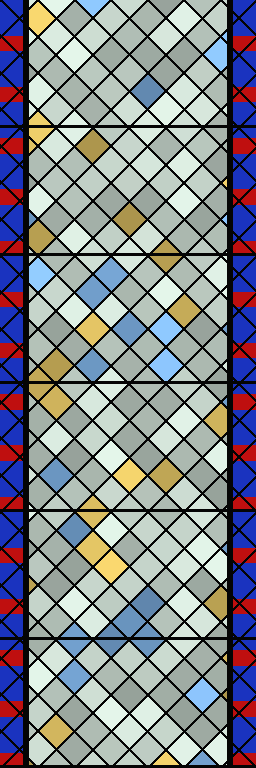
#> input picture stay/blender/components/cathedral/_tex/grisaille.png, 256 x 768 px
$ python -i fx.py   (imports and definitions only)
#> lines starting #> are read from the running program, lines starting #| are printed output that depends on the picture
# tools/fx.py: the film's drawn effects, all ours, as flat pictures the film lays in the world (assets/fx):
#   ripple.png  4x4 sheet: rings on the water spreading from a point, two white lines with a deeper blue under each,
#               breaking into dashes and thinning as they go (the anime pond: a ring per paddle, a ring per drop)
#   splash.png  4x4 sheet: a crown splash, white with the goose's navy line and a pale blue shade side
#   sigil.png   the summoning circle drawn on the mud: rings, a seven-point star, a band of our own runes, the goose's
#               own foot in the middle; gold lines on a soft glow
#   rune-K.png  six columns of runes for the stones' faces, the same hand
# run: uv run -q --with pillow --with numpy --with scipy python tools/fx.py OUT_DIR
import sys, math, numpy as np
from PIL import Image, ImageDraw, ImageFilter
out = sys.argv[1]; rng = np.random.default_rng(5)
NAVY = (28, 38, 61, 255)
def sheet(cells, n=4):
    s = cells[0].size[0]; im = Image.new("RGBA", (s * n, s * n), (0, 0, 0, 0))
    for k, c in enumerate(cells): im.paste(c, ((k % n) * s, (k // n) * s))
    return im
def noise1(a, seed, f=5):   # smooth periodic noise round a circle
    return sum(math.sin(a * (f + i * 3) + seed * (i + 1) * 1.7) / (i + 1) for i in range(3)) / 1.8
# ---- ripples
S, SS = 512, 3
cells = []
# [14 lines not run here, left out]
def tear(x, y, rd, vx, vy, pad=0.0):
    """a drop in flight: round at its front, drawn out to a point behind it along its flight (v6: no round beads)"""
    l = math.hypot(vx, vy) or 1; fx, fy = vx / l, vy / l; R = rd + pad; tail = rd * 2.9 + pad * 1.4
    pts = [(x + R * math.cos(a) * fx - R * math.sin(a) * -fy * 0 + (R * math.cos(a) * fx - R * math.sin(a) * fy) * 0, 0) for a in []]
    for k in range(13):   # the front half-circle, from one side round to the other
        a = -math.pi / 2 + math.pi * k / 12; c, s_ = math.cos(a), math.sin(a)
        pts.append((x + R * (c * fx - s_ * fy), y + R * (c * fy + s_ * fx)))
    pts.append((x - fx * tail, y - fy * tail))
    return pts
# ---- the crown splash: a wall of water rising in round tongues, their tips pinching off to drops that fly and fall
cells = []
TONGUES = [(x, 0.55 + 0.45 * math.sin(math.pi * (x + 1) / 2) ** 0.5 * (0.8 + 0.4 * np.random.default_rng(i).random())) for i, x in enumerate(np.linspace(-0.85, 0.85, 7))]
# [33 lines not run here, left out]
# ---- runes: each a few strokes on a 3x4 grid, a hooked or round end now and then
def rune(d, x, y, sz, r, w, col):
    pts = [(x + (i % 3 - 1) * sz * 0.4, y + (i // 3 - 1.5) * sz * 0.33) for i in range(12)]
    a = int(r.integers(0, 12))
    for _ in range(int(r.integers(2, 5))):
        b = int(r.integers(0, 12))
        if b != a: d.line([pts[a], pts[b]], fill=col, width=w, joint="curve"); a = b
    if r.random() < 0.4: p = pts[int(r.integers(0, 12))]; d.ellipse([p[0] - sz * 0.1, p[1] - sz * 0.1, p[0] + sz * 0.1, p[1] + sz * 0.1], outline=col, width=w)
def glow(line_img, core=(255, 236, 160), hot=(255, 196, 40), halo=(255, 80, 190)):
    a = np.asarray(line_img.split()[3]).astype(float) / 255
    from scipy import ndimage
    g1 = ndimage.gaussian_filter(a, line_img.size[0] / 300); g2 = ndimage.gaussian_filter(a, line_img.size[0] / 90)
    rgb = np.zeros(a.shape + (3,)); al = np.clip(np.maximum.reduce([a, g1 * 1.6, g2 * 1.1]), 0, 1)
    for i in range(3): rgb[..., i] = (core[i] * a + hot[i] * np.clip(g1 * 1.6 - a, 0, 1) + halo[i] * np.clip(g2 * 1.1 - g1 * 1.6, 0, 1)) / np.maximum(al, 1e-4)
    return Image.fromarray(np.dstack([np.clip(rgb, 0, 255), al * 255]).astype(np.uint8), "RGBA")
W = 2048; im = Image.new("RGBA", (W, W), (0, 0, 0, 0)); d = ImageDraw.Draw(im); c = W / 2; col = (255, 255, 255, 255)
#> im: PIL image 2048x2048 RGBA; every value is 0
def wobbly(R, w, seed, wob=6):
    pts = [(c + (R + wob * noise1(j / 360 * 6.283, seed, 3)) * math.cos(j / 360 * 6.283), c + (R + wob * noise1(j / 360 * 6.283, seed, 3)) * math.sin(j / 360 * 6.283)) for j in range(361)]
    d.line(pts, fill=col, width=w, joint="curve")
# [1 line not run here, left out]
star = [(c + 700 * math.cos(-math.pi / 2 + j * 2 * math.pi * 3 / 7), c + 700 * math.sin(-math.pi / 2 + j * 2 * math.pi * 3 / 7)) for j in range(8)]
# [3 lines not run here, left out]
r = np.random.default_rng(11)
# [4 lines not run here, left out]
# the goose's foot: three webbed toes
foot = [(c, c + 230), (c - 250, c - 170), (c - 120, c - 120), (c, c - 290), (c + 120, c - 120), (c + 250, c - 170)]
# [3 lines not run here, left out]
# the same circle as a sticker for the trip's gates: gold lines on the navy line and the cream halo, no glow (the glow
# veiled everything behind a gate that passed the lens)
from scipy import ndimage as _nd
_a = np.asarray(im.split()[3]) > 100; _line = _nd.binary_dilation(_a, iterations=7); _halo = _nd.binary_dilation(_line, iterations=8)
#> _a: shape (2048, 2048) bool; every value is 0
#> `im = Image.new("RGBA", (512, 512), (0, 0, 0, 0)); d = ImageDraw.Draw(i..`: im: PIL image 512x512 RGBA; every value is 0
_g = np.zeros((W, W, 4), np.uint8); _g[_halo] = (255, 253, 246, 255); _g[_line] = NAVY; _g[_a] = (255, 206, 48, 255)
# [6 lines not run here, left out]
# ---- a webbed footprint pressed in mud (foot.png, toes up), and the same foot stamped on the lens in wet mud with
# splats round it (stamp.png)
def webbed(d, cx, cy, s, col):   # a goose's foot from above: three splayed toes, the web scooped between them, claws
    heel = (cx, cy + 0.62 * s); tips = [(cx - 0.98 * s, cy - 0.78 * s), (cx, cy - 1.22 * s), (cx + 0.98 * s, cy - 0.78 * s)]
    web = [heel, tips[0]]
    for t0, t1 in ((tips[0], tips[1]), (tips[1], tips[2])):   # each web edge sags back toward the heel
        for k in range(1, 10):
            u = k / 10; mx, my = t0[0] + (t1[0] - t0[0]) * u, t0[1] + (t1[1] - t0[1]) * u; sag = 0.32 * s * math.sin(math.pi * u)
            vx, vy = heel[0] - mx, heel[1] - my; l = math.hypot(vx, vy); web.append((mx + vx / l * sag, my + vy / l * sag))
        web.append(t1)
    d.polygon(web + [heel], fill=col)
    for tp in tips:
        d.line([heel, tp], fill=col, width=int(0.2 * s)); d.ellipse([tp[0] - 0.12 * s, tp[1] - 0.12 * s, tp[0] + 0.12 * s, tp[1] + 0.12 * s], fill=col)
        vx, vy = tp[0] - heel[0], tp[1] - heel[1]; l = math.hypot(vx, vy); ux, uy = vx / l, vy / l
        d.polygon([(tp[0] + ux * 0.32 * s, tp[1] + uy * 0.32 * s), (tp[0] - uy * 0.08 * s, tp[1] + ux * 0.08 * s), (tp[0] + uy * 0.08 * s, tp[1] - ux * 0.08 * s)], fill=col)
    d.ellipse([heel[0] - 0.24 * s, heel[1] - 0.3 * s, heel[0] + 0.24 * s, heel[1] + 0.16 * s], fill=col)
# [1 line not run here, left out]
W = 2048; im = Image.new("RGBA", (W, W), (0, 0, 0, 0)); d = ImageDraw.Draw(im); r = np.random.default_rng(3); MUD = (88, 56, 34, 255)
# [6 lines not run here, left out]
a = np.asarray(im).astype(float); sh = np.zeros_like(a[..., 0])
#> a: shape (2048, 2048, 4) float64; every value is 0
from scipy import ndimage
lit = ndimage.shift(a[..., 3], (6, 6)) - a[..., 3]   # a wet highlight along the top-left of every blob
#> lit: shape (2048, 2048) float64; every value is 0
rgb = a[..., :3].copy(); hl = np.clip(-lit / 255, 0, 1)[..., None]; rgb = rgb * (1 - 0.6 * hl) + np.array([210, 170, 120]) * 0.6 * hl
#> rgb: shape (2048, 2048, 3) float64; every value is 0
# [2 lines not run here, left out]
# ---- keycaps: one legend a cell (8 x 8), navy in a round bold face (Lilita One, OFL), in the order of plan.ts's KEYS
# (assets/fx/keys.json, written from the plan); a wide key's word is drawn wide and squeezed into its square cell, so it
# comes out right on the cap's wide legend plane
from PIL import ImageFont
import os, json
# [1 line not run here, left out]
big = ImageFont.truetype(os.path.join(os.path.dirname(out), "fonts", "LilitaOne-Regular.ttf"), 150)
small = ImageFont.truetype(os.path.join(os.path.dirname(out), "fonts", "LilitaOne-Regular.ttf"), 92)
im = Image.new("RGBA", (8 * C, 8 * C), (0, 0, 0, 0))
# [7 lines not run here, left out]
# ---- smoke: a cartoon puff off the cigarette, lumps of cloud with the navy line, a cream fill and a lilac shade
# crescent low right; it swells and turns as it rises, then thins away whole (4x4 sheet, one puff's life)
from scipy import ndimage
cells = []
LUMPS = [(-0.30, 0.10, 0.30), (0.0, -0.06, 0.36), (0.29, 0.08, 0.27), (-0.13, -0.32, 0.24), (0.17, -0.30, 0.22), (0.03, 0.26, 0.24)]
# [16 lines not run here, left out]
# ---- the wisp off the tip: a ribbon of smoke waving up from the bottom of the cell, its wave climbing (16 frames, loops)
cells = []
# [8 lines not run here, left out]
# ---- the trip's far end: a sunburst of 28 rays round a hot white core, white on clear so it takes the void's colour
W = 2048; im = Image.new("RGBA", (W, W), (0, 0, 0, 0)); d = ImageDraw.Draw(im); c = W / 2
# [3 lines not run here, left out]
g = Image.new("RGBA", (W, W), (0, 0, 0, 0)); gd = ImageDraw.Draw(g)
# [2 lines not run here, left out]

>>> from PIL import Image
>>> picture = Image.open('../../stay/blender/components/cathedral/_tex/grisaille.png')
#> picture is the input picture: PIL image 256x768 RGBA; mean R, G, B, A 129, 132.6, 140, 255
>>> result = glow(picture)
#> in glow, `a = np.asarray(line_img.split()[3]).astype(float) / 255`: a: shape (768, 256) float64; every value is 1
#> in glow, `g2 = ndimage.gaussian_filter(a, line_img.size[0] / 90)`: g2: shape (768, 256) float64; every value is 1
#> after the loop in glow, `for i in range(3): rgb[..., i] = (core[i] * a + hot[i] * np.clip(g1 * ..`:
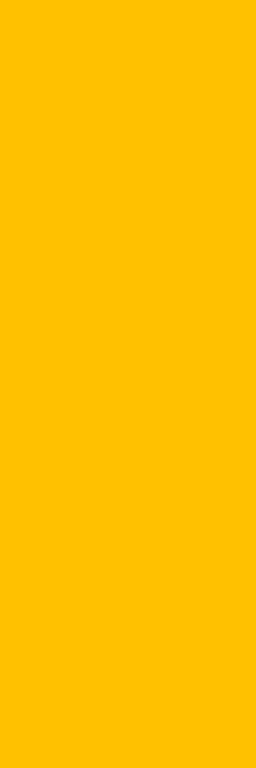
#> rgb: shape (768, 256, 3) float64; mean of channels 0, 1, 2 408, 353.6, 184; drawn with min black and max white
#> in glow, `return Image.fromarray(np.dstack([np.clip(rgb, 0, 255), al * 255]).ast..`:
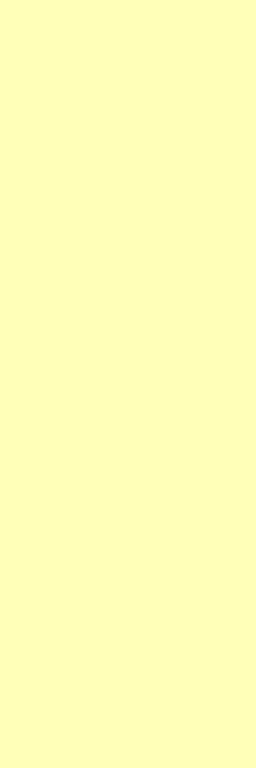
#> returned value: PIL image 256x768 RGBA; mean R, G, B, A 255, 255, 184, 255
